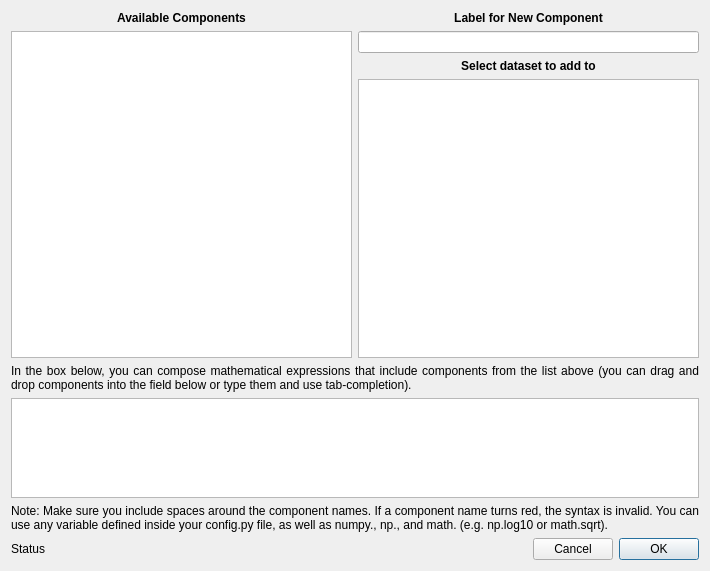
<?xml version="1.0" encoding="UTF-8"?>
<ui version="4.0">
 <class>CustomComponentWidget</class>
 <widget class="QDialog" name="CustomComponentWidget">
  <property name="geometry">
   <rect>
    <x>0</x>
    <y>0</y>
    <width>710</width>
    <height>571</height>
   </rect>
  </property>
  <property name="windowTitle">
   <string>Define new component</string>
  </property>
  <layout class="QVBoxLayout" name="verticalLayout_5" stretch="5,0,0,0,1">
   <item>
    <layout class="QHBoxLayout" name="horizontalLayout" stretch="1,1">
     <item>
      <layout class="QVBoxLayout" name="verticalLayout_2" stretch="5,0">
       <item>
        <widget class="QLabel" name="label">
         <property name="sizePolicy">
          <sizepolicy hsizetype="Preferred" vsizetype="Fixed">
           <horstretch>0</horstretch>
           <verstretch>0</verstretch>
          </sizepolicy>
         </property>
         <property name="font">
          <font>
           <weight>75</weight>
           <bold>true</bold>
          </font>
         </property>
         <property name="text">
          <string>Available Components</string>
         </property>
         <property name="alignment">
          <set>Qt::AlignCenter</set>
         </property>
        </widget>
       </item>
       <item>
        <widget class="QListWidget" name="component_list">
         <property name="toolTip">
          <string>Available components to reference when defining a new component</string>
         </property>
         <property name="defaultDropAction">
          <enum>Qt::IgnoreAction</enum>
         </property>
        </widget>
       </item>
      </layout>
     </item>
     <item>
      <layout class="QVBoxLayout" name="verticalLayout" stretch="0,0,5,1">
       <item>
        <widget class="QLabel" name="label_4">
         <property name="sizePolicy">
          <sizepolicy hsizetype="Preferred" vsizetype="Fixed">
           <horstretch>0</horstretch>
           <verstretch>0</verstretch>
          </sizepolicy>
         </property>
         <property name="font">
          <font>
           <weight>75</weight>
           <bold>true</bold>
          </font>
         </property>
         <property name="text">
          <string>Label for New Component</string>
         </property>
         <property name="alignment">
          <set>Qt::AlignCenter</set>
         </property>
        </widget>
       </item>
       <item>
        <widget class="QLineEdit" name="new_label"/>
       </item>
       <item>
        <widget class="QLabel" name="label_2">
         <property name="sizePolicy">
          <sizepolicy hsizetype="Preferred" vsizetype="Fixed">
           <horstretch>0</horstretch>
           <verstretch>0</verstretch>
          </sizepolicy>
         </property>
         <property name="font">
          <font>
           <weight>75</weight>
           <bold>true</bold>
          </font>
         </property>
         <property name="text">
          <string>Select dataset to add to</string>
         </property>
         <property name="alignment">
          <set>Qt::AlignCenter</set>
         </property>
        </widget>
       </item>
       <item>
        <widget class="QListWidget" name="data_list">
         <property name="toolTip">
          <string>Select one or more data sets to add the new component to</string>
         </property>
        </widget>
       </item>
      </layout>
     </item>
    </layout>
   </item>
   <item>
    <widget class="QLabel" name="label_5">
     <property name="text">
      <string>In the box below, you can compose mathematical expressions that include components from the list above (you can drag and drop components into the field below or type them and use tab-completion).</string>
     </property>
     <property name="alignment">
      <set>Qt::AlignJustify|Qt::AlignVCenter</set>
     </property>
     <property name="wordWrap">
      <bool>true</bool>
     </property>
    </widget>
   </item>
   <item>
    <widget class="ColorizedCompletionTextEdit" name="expression">
     <property name="maximumSize">
      <size>
       <width>16777215</width>
       <height>100</height>
      </size>
     </property>
    </widget>
   </item>
   <item>
    <widget class="QLabel" name="label_6">
     <property name="text">
      <string>Note: Make sure you include spaces around the component names. If a component name turns red, the syntax is invalid. You can use any variable defined inside your config.py file, as well as numpy.&lt;function&gt;, np.&lt;function&gt;, and math.&lt;function&gt; (e.g. np.log10 or math.sqrt).</string>
     </property>
     <property name="alignment">
      <set>Qt::AlignJustify|Qt::AlignVCenter</set>
     </property>
     <property name="wordWrap">
      <bool>true</bool>
     </property>
    </widget>
   </item>
   <item>
    <layout class="QHBoxLayout" name="horizontalLayout_2" stretch="0,0,0,0">
     <item>
      <widget class="QLabel" name="label_status">
       <property name="text">
        <string>Status</string>
       </property>
       <property name="alignment">
        <set>Qt::AlignCenter</set>
       </property>
      </widget>
     </item>
     <item>
      <spacer name="horizontalSpacer">
       <property name="orientation">
        <enum>Qt::Horizontal</enum>
       </property>
       <property name="sizeHint" stdset="0">
        <size>
         <width>40</width>
         <height>20</height>
        </size>
       </property>
      </spacer>
     </item>
     <item>
      <widget class="QPushButton" name="button_cancel">
       <property name="text">
        <string>Cancel</string>
       </property>
      </widget>
     </item>
     <item>
      <widget class="QPushButton" name="button_ok">
       <property name="text">
        <string>OK</string>
       </property>
       <property name="default">
        <bool>true</bool>
       </property>
      </widget>
     </item>
    </layout>
   </item>
  </layout>
 </widget>
 <customwidgets>
  <customwidget>
   <class>ColorizedCompletionTextEdit</class>
   <extends>QTextEdit</extends>
   <header>glue.dialogs.custom_component.qt.widget</header>
  </customwidget>
 </customwidgets>
 <resources/>
 <connections/>
</ui>
